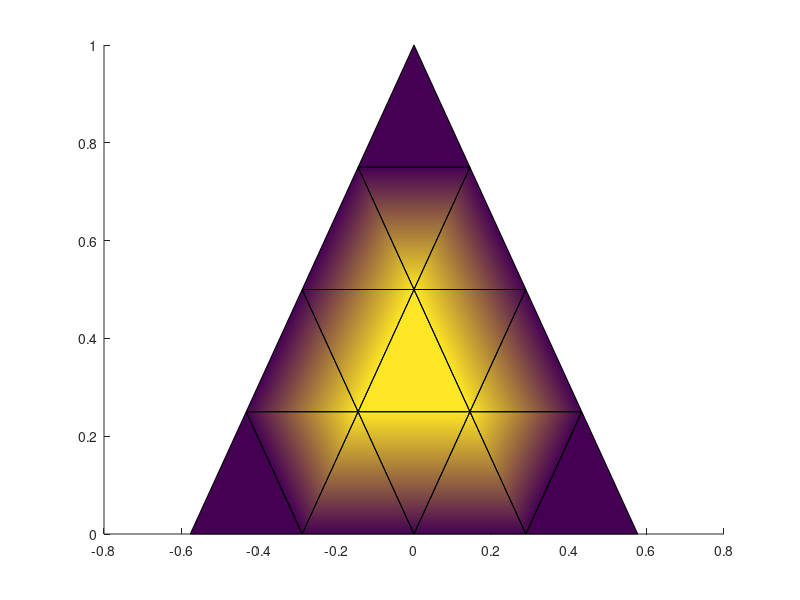

Write the MATLAB code that produced this figure.
close all;clear;clc;
T=sqrt(1/3);
h=T/2;
%N_e: number of elements
%N_p: number of nodes, including boundary nodes
%N_b: number of boundary nodes of Dirichlet type
N_e=16;
N_p=15;
N_b=12;
Nodes=[-T 0;
    -T/2 0;
    0 0;
    T/2 0;
    T 0;
    
    -3/4*T 0.25;
    -1/4*T 0.25;
    1/4*T 0.25;
    3/4*T 0.25;
    
    -T/2 0.5;
    0 0.5;
    T/2 0.5;
    
    -1/4*T 0.75;
    1/4*T 0.75;
    
    0 1];

%B is the connectivity matrix
B=[ 1 2 6;
    7 6 2;
    2 3 7;
    8 7 3;
    3 4 8;
    9 8 4;
    4 5 9;
    6 7 10;
    11 10 7;
    7 8 11;
    12 11 8;
    8 9 12;
    10 11 13;
    14 13 11;
    11 12 14;
    13 14 15];

% B=[  1 2 6;
%      2 6 7;
%      2 3 7;
%      3 7 8;
%      3 4 8;
%      4 8 9;
%      4 5 9;
%      7 10 6;
%      10 7 11;
%      8 11 7;
%      11 8 12;
%      9 12 8;
%      11 13 10;
%      13 11 14;
%      12 14 11;
%      14 15 13];

Dirichlet_nodes=[1
    2
    3
    4
    5
    6
    9
    10
    12
    13
    14
    15];

A_element=[T -1/2*T -1/2*T;
    -1/2*T T -1/2*T;
    -1/2*T  -1/2*T T];
% b_element=[h^2/6 h^2/6 h^2/6];
b_element=[h^2/4*T h^2/4*T h^2/4*T];


%----assemble the global matrix and solution is stored in c_global----------------
A_global=zeros(N_p);
b_global=zeros(N_p,1);

for i_e=1:N_e
    for m=1:3
        for n=1:3
            i=B(i_e,m);
            j=B(i_e,n);
            A_global(i,j)=A_global(i,j)+A_element(m,n);
        end
    end
    for m=1:3
        i=B(i_e,m);
        b_global(i)=b_global(i)+b_element(m);
    end
end

map=(1:(N_p-N_b))';
i_map=1;
i_dirichlet=1;
for i=1:N_p
    if(i==Dirichlet_nodes(i_dirichlet))
        i_dirichlet=i_dirichlet+1;
    else
        map(i_map)=i;
        i_map=i_map+1;
    end
end
A_sub=zeros(N_p-N_b);
b_sub=zeros(N_p-N_b,1);
for i=1:N_p-N_b
    for j=1:N_p-N_b
        i0=map(i);
        j0=map(j);
        A_sub(i,j)=A_global(i0,j0);
    end
end
for i=1:N_p-N_b
    i0=map(i);
    b_sub(i,1)=b_global(i0,1);
end
c_sub=A_sub\b_sub;
c_sub
c_global=zeros(N_p,1);
for i=1:N_p-N_b
    i0=map(i);
    c_global(i0,1)=c_sub(i,1);
end
%----------------------------------------------------------------------------

%postprocessing
%plot the value at nodes 1 to 5
% exact=ones(5,1)*0.5;
% for n=1:20
%     alpha=(2*n-1)*pi/2;
%     exact=exact+2*(-1)^n*cosh(alpha*Nodes(1:5,1))/(alpha^3)/cosh(alpha);
% end
% plot(Nodes(1:5,1),c_global(1:5,1),'-o',Nodes(1:5,1),exact,'-s');
% xlabel('x');
% ylabel('u');
% legend('FEM','exact');
%figure(2)
%plot the distribution on each element
patch('Vertices',Nodes,'Faces',B,'FaceVertexCData',c_global,'FaceColor','interp');